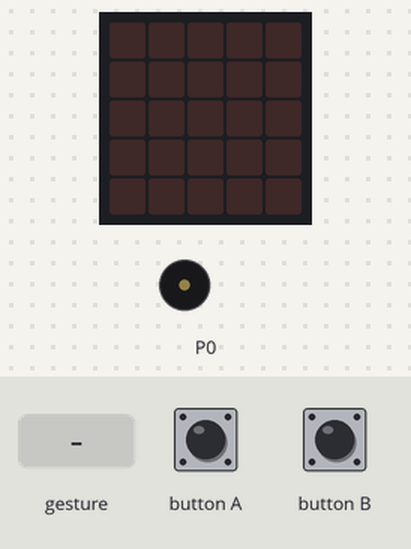
Bench run of a program on a simulated BBC micro:bit (MakeCode). Shown: the board's 5×5 LED display, buzzer (waves = sounding). The test bench sets the inputs (shaded band). A tilt is held for 1.5 s and a shake lasts 1 s, then the board lies face up again.

Above: at 1.2 s.
1.3 s: button B pressed for 0.15 s
At 2.3 s:
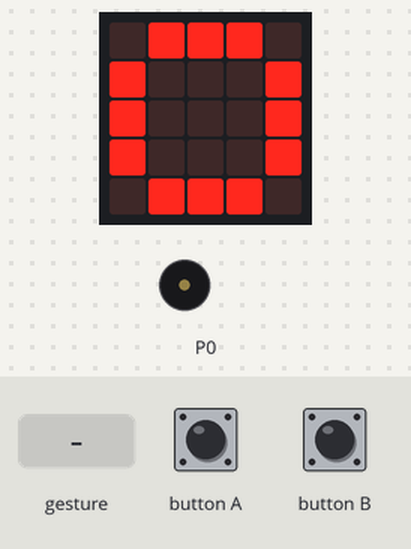
2.9 s: gesture 'shake'
At 4.1 s:
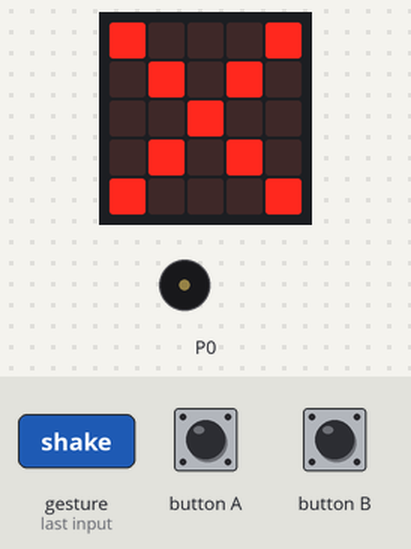
4.6 s: button A pressed for 0.15 s
At 5.9 s:
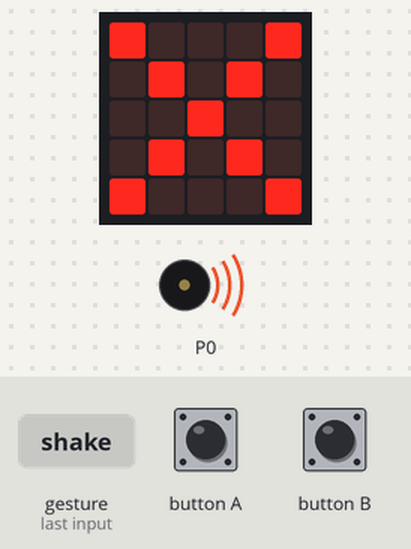
6.2 s: button B pressed for 0.15 s
At 7.2 s:
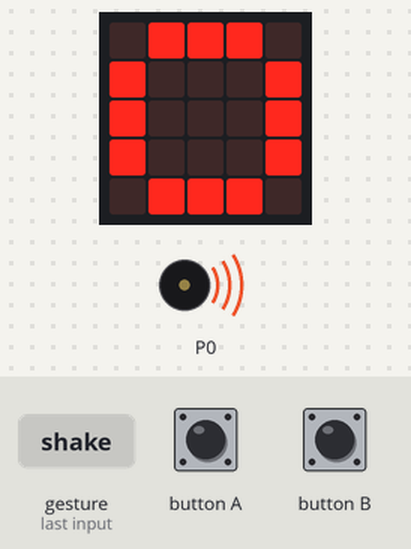
Timing chart, 0 to 8.8 s (numbered marks = the images above; inputs shaded):
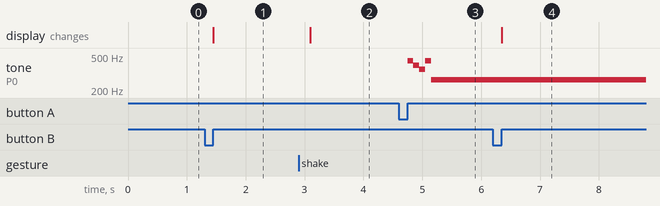

Measured:
- after the input at 1.3 s, the display: changes after 0.15 s (image 1)
- after the input at 2.9 s, the display: changes after 0.20 s (image 2)
- after the input at 4.6 s, tone on P0: plays 440 Hz for 0.10 s, 392 Hz for 0.10 s, 349 Hz for 0.10 s, 440 Hz for 0.10 s, 262 Hz for 1.0 s, starting after 0.15 s
- after the input at 6.2 s, the display: changes after 0.15 s (image 4)

The program:

main.ts
```typescript
input.onButtonPressed(Button.A, function () {
    music.ringTone(440)
    basic.pause(100)
    music.ringTone(392)
    basic.pause(100)
    music.ringTone(349)
    basic.pause(100)
    music.ringTone(440)
    basic.pause(100)
    music.ringTone(262)
})
input.onGesture(Gesture.Shake, function () {
    basic.showLeds(`
        # . . . #
        . # . # .
        . . # . .
        . # . # .
        # . . . #
        `)
})
input.onButtonPressed(Button.B, function () {
    basic.showLeds(`
        . # # # .
        # . . . #
        # . . . #
        # . . . #
        . # # # .
        `)
})
```

test.ts
```typescript
// 테스트는 여기로 이동합니다; 이 패키지가 확장으로 사용될 때 컴파일되지 않을 것 입니다.
```
